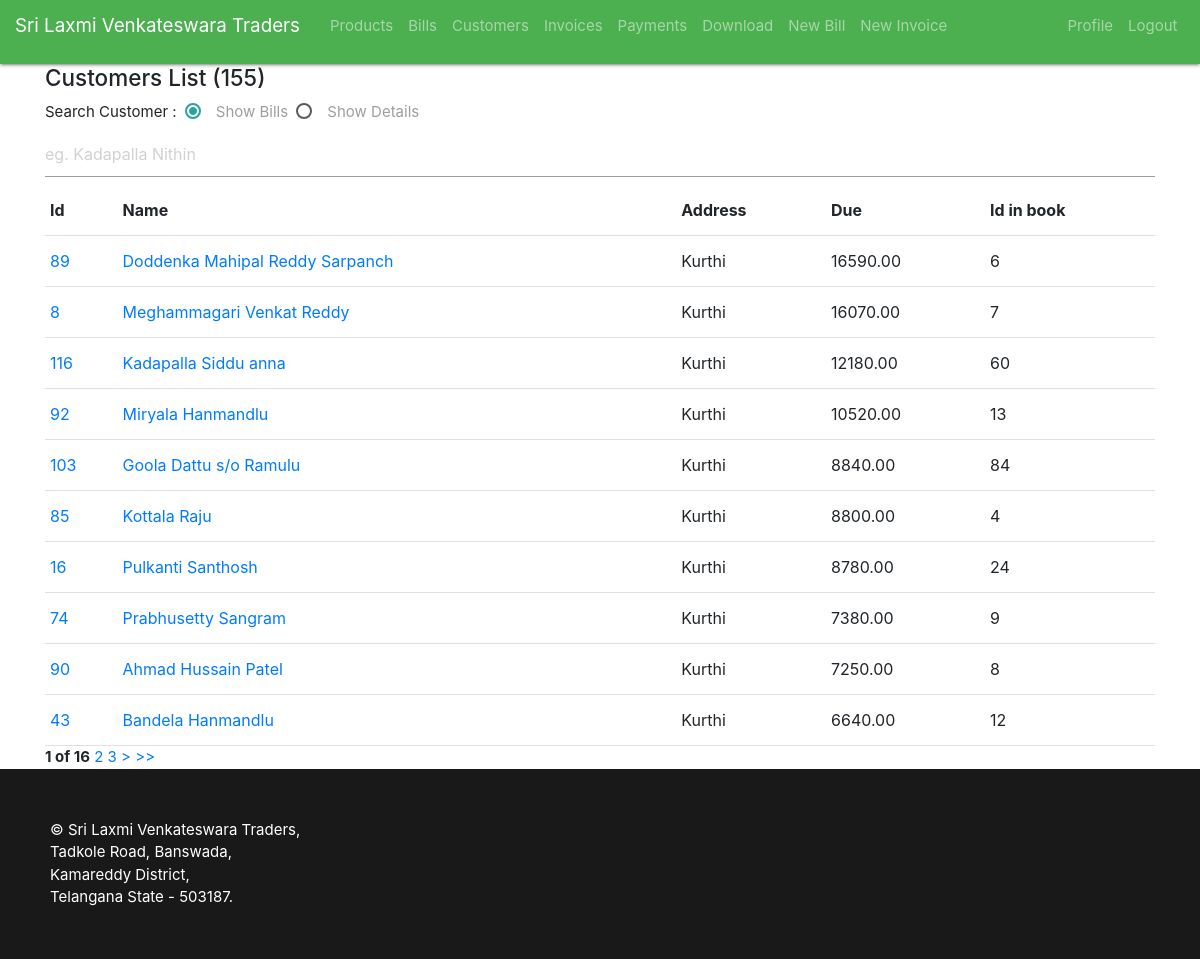
The page /customers/ (signed in) on the database its author committed.
### home/models.py (models this page shows, shortened)
class Customer(models.Model):
    name = models.CharField(max_length=64)
    phone = models.IntegerField(null=True)
    email = models.EmailField(null=True)
    id_in_book = models.IntegerField(default=0)
    address = models.ForeignKey(Village,models.CASCADE,related_name='user_address')#models.CharField(max_length=128)
    due = models.DecimalField(default=0,decimal_places=2,max_digits=10)

class Village(models.Model):
    village = models.CharField(max_length=64)
    mandal = models.CharField(max_length=64)
    district = models.CharField(max_length=64)
    def __str__(self):
        return self.village +" (v), "+ self.mandal +" (m), "+ self.district

### home/views.py (the view)
# urls.py: path('customers/',CustomerListView.as_view(),name='customers'),
class CustomerListView(PermissionRequiredMixin, MyListView):
    model = Customer
    permission_required = 'view_customer'
    context_object_name = 'customers'
    order_by = "due"
    order = 'desc'
    paginate_by = 10
    table = "home_customer AS c INNER JOIN home_village AS v ON c.address_id = v.id "
    sort_links = ["id","name","v.village","due","id_in_book","phone","email"]
    def get_context_data(self):
        context = super().get_context_data()
        context['all_customers'] = Customer.objects.all()
        return context

### home/views.py (called while the page is built)
    def get_context_data(self):
        context = super().get_context_data()
        context['sort_links'] = self.sort_links
        context['page'] = self.page
        context['order'] = self.order
        context['order_by'] = self.order_by
        context['paginate_by'] = self.paginate_by
        return context

    def get_queryset(self):
        if self.request.method == 'GET':
            GET = self.request.GET
            if 'page' in GET:
                self.page = GET['page']
            if 'order_by' in GET:
                self.order_by = GET['order_by']
            if 'order' in GET :
                self.order = GET['order']
        if self.table :
            return self.model.objects.raw("SELECT * FROM "+self.table+" WHERE "+self.where+" ORDER BY "+self.order_by+" "+self.order)#+" LIMIT "+str(int(self.page))+" , "+str(int(self.paginate_by)))
        return self.model.objects.raw("SELECT * FROM home_"+self.model._meta.object_name+" WHERE "+self.where+" ORDER BY "+self.order_by+" "+self.order)#+" LIMIT "+str(int(self.page))+" , "+str(int(self.paginate_by)))

### home/templates/home/customer_list.html (shortened to what this page needs)
{% extends 'home/list.html' %}
{% block content %}
    <h4>Customers List ({{ page_obj.paginator.count }})</h4>
    {% if customers %}
        Search Customer :
        <label>
            <span>
                Show Bills
            </span>
        </label>
        <label>
                <span>Show Details</span>
        </label>
        <input list='customers' onblur="open_customer(this);" placeholder="eg. Kadapalla Nithin" />
        <table>
            <thead>
            <tr>
                <th>Id</th>
                <th>Name</th>
                <th>Address</th>
                <th>Due</th>
                <th>Id in book</th>
            </tr>
            </thead>
            <tbody>
            {% for c in customers %}
                <tr>
                    <td sortable-data='{{ c.id }}'><a href="{% url 'customer_update' c.id %}" target="blank" >{{ c.id }}</a></td>
                    <td sortable-data='{{ c.name }}'><a href="{% url 'customer_bills' c.id %}">{{ c.name }}</a></td>
                    <td sortable-data='{{ c.address }}'>{{ c.address.village }}</td>
                    <td sortable-data='{{ c.due }}'>{{ c.due }}</td>
                    <td>{{ c.id_in_book }}</td>
                </tr>
            {% endfor %}
            </tbody>
        </table>
    {% else %}
        No Customers till now.
    {% endif %}
{% endblock %}

### rows shown on the page
Customer: id "89", name "Doddenka Mahipal Reddy Sarpanch", address.village "Kurthi", due "16590.00", id_in_book "6"
Customer: id "8", name "Meghammagari Venkat Reddy", address.village "Kurthi", due "16070.00", id_in_book "7"
Customer: id "116", name "Kadapalla Siddu anna", address.village "Kurthi", due "12180.00", id_in_book "60"
Customer: id "92", name "Miryala Hanmandlu", address.village "Kurthi", due "10520.00", id_in_book "13"
Customer: id "103", name "Goola Dattu s/o Ramulu", address.village "Kurthi", due "8840.00", id_in_book "84"
Customer: id "85", name "Kottala Raju", address.village "Kurthi", due "8800.00", id_in_book "4"
Customer: id "16", name "Pulkanti Santhosh", address.village "Kurthi", due "8780.00", id_in_book "24"
Customer: id "74", name "Prabhusetty Sangram", address.village "Kurthi", due "7380.00", id_in_book "9"
Customer: id "90", name "Ahmad Hussain Patel", address.village "Kurthi", due "7250.00", id_in_book "8"
Customer: id "43", name "Bandela Hanmandlu", address.village "Kurthi", due "6640.00", id_in_book "12"

### other values the page prints
{{ page_obj.paginator.count }} "155"
{{ num }} "1"
{{ page_obj.paginator.num_pages }} "16"
{{ num }} "2" "3"
